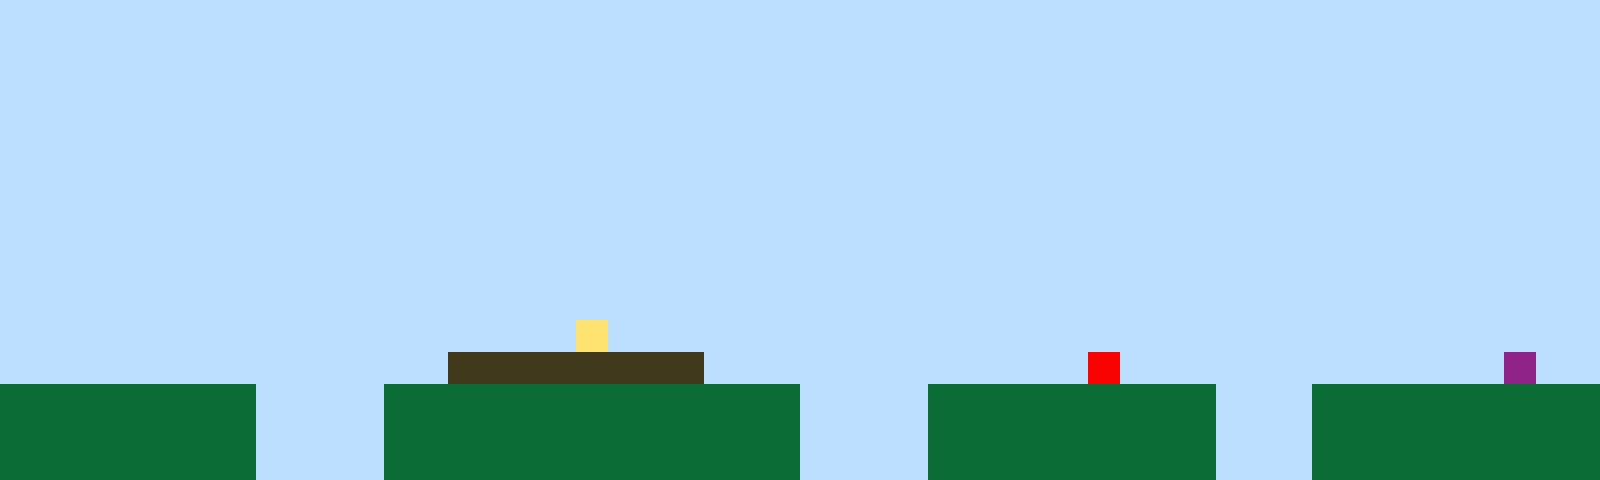

This is a level from a 2D game, rendered from its Tiled map with the project's own tilesets. A one-line summary and the complete map file follow:
An orthogonal 50x15 tile map with 32x32 px tiles, 1 tile layer (Tile Layer 1).

<map version="1.10" tiledversion="1.11.2" orientation="orthogonal" renderorder="right-up" width="50" height="15" tilewidth="32" tileheight="32" infinite="0" nextlayerid="2" nextobjectid="1"><editorsettings><export target="map1.csv" format="csv" /></editorsettings><tileset firstgid="1" name="sprites" tilewidth="32" tileheight="32" tilecount="6" columns="3"><image source="sprites.png" width="96" height="64" /></tileset><layer id="1" name="Tile Layer 1" width="50" height="15"><data encoding="csv">1,1,1,1,1,1,1,1,1,1,1,1,1,1,1,1,1,1,1,1,1,1,1,1,1,1,1,1,1,1,1,1,1,1,1,1,1,1,1,1,1,1,1,1,1,1,1,1,1,1,1,1,1,1,1,1,1,1,1,1,1,1,1,1,1,1,1,1,1,1,1,1,1,1,1,1,1,1,1,1,1,1,1,1,1,1,1,1,1,1,1,1,1,1,1,1,1,1,1,1,1,1,1,1,1,1,1,1,1,1,1,1,1,1,1,1,1,1,1,1,1,1,1,1,1,1,1,1,1,1,1,1,1,1,1,1,1,1,1,1,1,1,1,1,1,1,1,1,1,1,1,1,1,1,1,1,1,1,1,1,1,1,1,1,1,1,1,1,1,1,1,1,1,1,1,1,1,1,1,1,1,1,1,1,1,1,1,1,1,1,1,1,1,1,1,1,1,1,1,1,1,1,1,1,1,1,1,1,1,1,1,1,1,1,1,1,1,1,1,1,1,1,1,1,1,1,1,1,1,1,1,1,1,1,1,1,1,1,1,1,1,1,1,1,1,1,1,1,1,1,1,1,1,1,1,1,1,1,1,1,1,1,1,1,1,1,1,1,1,1,1,1,1,1,1,1,1,1,1,1,1,1,1,1,1,1,1,1,1,1,1,1,1,1,1,1,1,1,1,1,1,1,1,1,1,1,1,1,1,1,1,1,1,1,1,1,1,1,1,1,1,1,1,1,1,1,1,1,1,1,1,1,1,1,1,1,1,1,1,1,1,1,1,1,1,1,1,1,1,1,1,1,1,1,1,1,1,1,1,1,1,1,1,1,1,1,1,1,1,1,1,1,1,1,1,1,1,1,1,1,1,1,1,1,1,1,1,1,1,1,1,1,1,1,1,1,1,1,1,1,1,1,1,1,1,1,1,1,1,1,1,1,1,1,1,1,1,1,1,1,1,1,1,1,1,1,1,1,1,1,1,1,1,1,1,1,1,1,1,1,1,1,1,1,1,1,1,1,1,1,1,1,1,1,1,1,1,1,1,1,1,1,1,1,1,1,1,1,1,1,1,1,1,1,1,1,1,1,1,1,1,1,1,1,1,1,1,1,1,1,1,1,1,1,1,1,1,1,1,1,1,1,1,1,1,1,1,1,1,1,1,1,1,1,1,1,1,1,4,1,1,1,1,1,1,1,1,1,1,1,1,1,1,1,1,1,1,1,1,1,1,1,1,1,1,1,1,1,1,1,1,1,1,1,1,1,1,1,1,1,1,1,1,1,3,3,3,3,3,3,3,3,1,1,1,1,1,1,1,1,1,1,1,1,5,1,1,1,1,1,1,1,1,1,1,1,1,6,1,1,2,2,2,2,2,2,2,2,1,1,1,1,2,2,2,2,2,2,2,2,2,2,2,2,2,1,1,1,1,2,2,2,2,2,2,2,2,2,1,1,1,2,2,2,2,2,2,2,2,2,2,2,2,2,2,2,2,2,1,1,1,1,2,2,2,2,2,2,2,2,2,2,2,2,2,1,1,1,1,2,2,2,2,2,2,2,2,2,1,1,1,2,2,2,2,2,2,2,2,2,2,2,2,2,2,2,2,2,1,1,1,1,2,2,2,2,2,2,2,2,2,2,2,2,2,1,1,1,1,2,2,2,2,2,2,2,2,2,1,1,1,2,2,2,2,2,2,2,2,2</data></layer></map>
